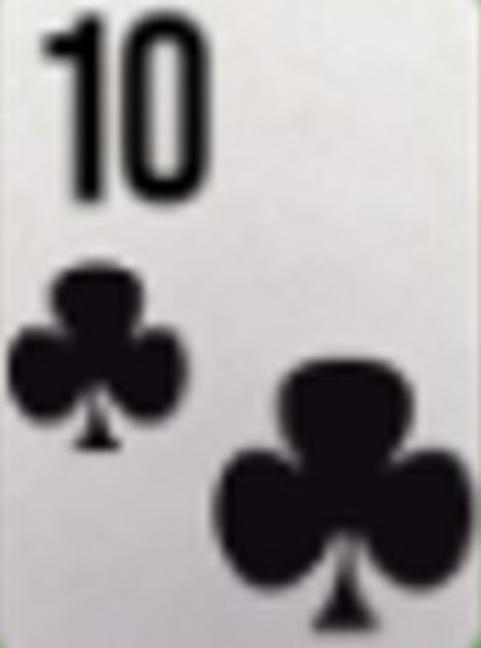
#> input picture rank_suit_wsop/c10.jpg, 481 x 648 px; its folder holds only this picture in this run
$ jupyter execute --allow-errors creating_playing_cards_dataset.ipynb
#> lines starting #> are read from the running program, lines starting #| are printed output that depends on the picture; after the words box and inside, x2 and y2 are one past the last pixel; in counts of white or black regions, pixels touching at a corner belong together
[cell 1]
import cv2 as cv
from os import path
import os
from glob import glob
from random import random
import numpy as np
import matplotlib.pyplot as plt
from tqdm import tqdm
import shutil
import yaml

## Setting global parameters

[cell 2]
wsop_directory = "rank_suit_wsop"  # location of seed playing card images
bg_directory = "dtd-r1/images" # location of background images

data_dir = "wsop_data" # location of output data

n_train = 10 ## I set 20000 for my case
n_valid = 10 ## I set 2000 for my case
n_test = 10 ## I se  100 for my case

iteration = 20 ## maximum number of cards to be placed in a single image

## Define utility functions

[cell 3]
def draw_hull(img, hull, gray=False):
    img_copy = img.copy()
    if gray:
        color = 255
    else:
        color = (255,0,0)
    if len(hull) >= 3:
        pts = np.array(hull, np.int32)
        pts = pts.reshape((-1, 1, 2))
        cv.polylines(img_copy, [pts], True, color, 4)
    return img_copy


def plot_images(images):
    sizes = [image.shape for image in images]
    w = np.max([size[1] for size in sizes])
    h = np.max([size[0] for size in sizes])
    aspect_ratios = [size[1]*1.0/size[0] for size in sizes]
    fig, ax = plt.subplots(1, len(images), figsize=(3*len(images), 3), sharex=True, sharey=True)
    for i, image in enumerate(images):
        ax[i].imshow(image)
        ax[i].set_xlim(0, w)
        ax[i].set_ylim(0, h)
        ax[i].invert_yaxis()
        #ax[i].axis('off')
    plt.show()

# function for creating two corners of a rectangle based on mask
# [10 lines left out: function get_corners, not called in this run]

## Rescale the cards to have the same height

[cell 4]
# get files in the directory
files = os.listdir(wsop_directory)
# load all images in the directory
# with red and blue switched
rank_suits = [f.split(".")[0] for f in files]

images = [cv.imread(path.join(wsop_directory, file)) for file in files]

# get the max width and height
max_width = max([img.shape[1] for img in images])
#> max_width = 481
max_height = max([img.shape[0] for img in images])
#> max_height = 648

# make the card to same size
for i in range(len(images)):
    images[i] = cv.copyMakeBorder(images[i], 0, 0, 0, max_width - images[i].shape[1], cv.BORDER_CONSTANT, value=(255, 255, 255))
#> this loop made 1 pass
#> after the loop, images = 1 item


# set the maximum height
max_height = 200

# resize the images
for i in range(len(images)):
    h, w = images[i].shape[:2]
    scale = max_height * 1.0 / h
    images[i] = cv.resize(images[i], (int(w*scale), int(h*scale)))
#> this loop made 1 pass
#> (h, w, scale) on pass 1: (648, 481, 0.309)


plt.figure(figsize=(15, 7))
#> (the rest of this cell did not finish here and is left out)

## Pick the boudning box

[cell 5]
box_width = 68
box_height = 150
xy0 = (0,0)
xy1 = (box_width, box_height)

# draw box on all images and plot
images_box = [cv.rectangle(img.copy(), xy0, xy1, (255, 0, 0), 4) for img in images]
#> images_box = 1 item

plt.figure(figsize=(15, 7))
#> (the rest of this cell did not finish here and is left out)

## Draw convex hulls

[cell 6]
min_gray = 80
min_area = 100

# Get convex hulls within the bounding box for each card
# and plot the convex hulls
images_hull = []
images_all = []
convex_hulls = []
for i in range(len(images)):
    img_copy = images[i].copy()
    # restrict to the bounding box
    img = img_copy[xy0[1]:xy1[1], xy0[0]:xy1[0]]
    # convert to grayscale
    gray = cv.cvtColor(img, cv.COLOR_BGR2GRAY)
    # take the negative
    gray = 255 - gray
    # threshold the image
    ret, thresh = cv.threshold(gray, 80, 255, 0)
    # find contours
    contours, hierarchy = cv.findContours(thresh, cv.RETR_EXTERNAL, cv.CHAIN_APPROX_SIMPLE)
    # get convex hull for each contour
    all_hulls = [cv.convexHull(c) for c in contours]
    # draw all hulls
    img_hulls = images[i].copy()
    for hull in all_hulls:
        img_hulls = draw_hull(img_hulls, hull)
    images_all.append(img_hulls)
    # get the areas
    areas = [cv.contourArea(c) for c in contours]
    # get the indexes of contours with areas larger than min_area
    indexes = [i for i in range(len(areas)) if areas[i] > min_area]
    # combined the selected contours
    cnt = np.concatenate([contours[i] for i in indexes])
    # get the convex hull
    hull = cv.convexHull(cnt)
    convex_hulls.append(hull)
    # draw the convex hull
    img_hull = draw_hull(img_copy, hull)
    images_hull.append(img_hull)
#> this loop made 1 pass
#> (areas, indexes) on pass 1: ([5, 2282.5, 1561, 729.5], [1, 2, 3])
#> pass 1, `gray = 255 - gray`:
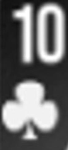
#> gray: shape (150, 68); min 13, max 255, mean 111.3
#> after the loop:
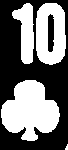
#> thresh: shape (150, 68); 45.4% white; 4 white regions (1 under 20 px)
#> after the loop, convex_hulls = 1 contour; box (x1, y1, x2, y2) and area: (1, 3, 66, 141) 7316; images_all = 1 item; images_hull = 1 item

plt.figure(figsize=(15, 7))
#> (the rest of this cell did not finish here and is left out)

[cell 7]
# get masks from convex_hulls
rois = []
for i in range(len(images)):
    height, width = images[i].shape[:2]
    convex_full = convex_hulls[i]
    mask = np.zeros((height, width, 1), dtype=np.uint8)
    if len(convex_full) >= 3:
        pts = np.array(convex_full, np.int32)
        pts = pts.reshape((-1, 1, 2))
        cv.fillPoly(mask, [pts], 1)

    rois.append(mask)
#> this loop made 1 pass
#> (height, width) on pass 1: (200, 148)
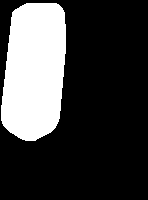
#> mask: shape (200, 148, 1); values 0 (black) and 1 (white), 25.3% white; 1 white region, box (x1, y1, x2, y2) and area: (1, 3, 66, 141) 7482
#> after the loop, rois = 1 item

plt.figure(figsize=(15, 7))
#> (the rest of this cell did not finish here and is left out)

## Image manipulation

### Rotate image and points

[cell 8]
def rotate_image(img, angle, roi, mask=np.array([])):

    # Get the height and width of the image
    height, width = img.shape[:2]

    # Define the rotation angle in degrees and the rotation point

    rot_point = (width // 2, height // 2)

    # Calculate the rotation matrix using the rotation point and angle
    rot_matrix = cv.getRotationMatrix2D(rot_point, angle, 1.0)

    # Calculate the dimensions of the rotated image
    cos = abs(rot_matrix[0, 0])
    sin = abs(rot_matrix[0, 1])
    new_width = int((height * sin) + (width * cos))
    new_height = int((height * cos) + (width * sin))

    # Adjust the rotation matrix to take into account the new image dimensions
    rot_matrix[0, 2] += (new_width / 2) - rot_point[0]
    rot_matrix[1, 2] += (new_height / 2) - rot_point[1]

    # Apply the rotation to the image using the new dimensions
    rotated_img = cv.warpAffine(img, rot_matrix, (new_width, new_height))

    # rotate roi
    rotated_roi = cv.warpAffine(roi, rot_matrix, (new_width, new_height))
    rotated_roi = rotated_roi.reshape((new_height, new_width, 1)).astype(np.uint8)

    # get mask of rotated rectangle (black background)
    if len(mask) == 0:
        mask = np.ones((height, width, 1), dtype=np.uint8)
        rotated_mask = cv.warpAffine(mask, rot_matrix, (new_width, new_height))
    else:
        rotated_mask = cv.warpAffine(mask, rot_matrix, (new_width, new_height))
    rotated_mask = rotated_mask.reshape((new_height, new_width, 1)).astype(np.uint8)
    # [4 lines of commented-out code are left out]


    return rotated_img, rotated_roi, rotated_mask

[cell 9]
# test the rotate_image function
img = images[0]
hull = convex_hulls[0]
#> hull = contour of 24 points, box (x1, y1, x2, y2) (1, 3, 66, 141), area 7316
roi = rois[0]
img_poly = draw_hull(img, hull)
#> in draw_hull (call 6), `pts = np.array(hull, np.int32)`: pts has the same summary as hull outside draw_hull
#> in draw_hull (call 6), `cv.polylines(img_copy, [pts], True, color, 4)`:
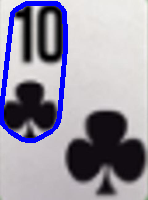
#> img_copy: shape (200, 148, 3); mean of channels 0, 1, 2 163.9, 148.1, 151.8; drawn as B, G, R

rotated_img, rotated_roi, mask = rotate_image(img, 30, roi)
#> in rotate_image, `rot_matrix = cv.getRotationMatrix2D(rot_point, angle, 1.0)`: rot_matrix = [[0.866, 0.5, -40.09], [-0.5, 0.866, 50.4]]
#> in rotate_image, `cos = abs(rot_matrix[0, 0])`: cos = 0.866
#> in rotate_image, `sin = abs(rot_matrix[0, 1])`: sin = 0.5
#> in rotate_image, `new_width = int((height * sin) + (width * cos))`: new_width = 228
#> in rotate_image, `new_height = int((height * cos) + (width * sin))`: new_height = 247
#> in rotate_image, `rotated_roi = cv.warpAffine(roi, rot_matrix, (new_width, new_height))`: rotated_roi: shape (247, 228); values 0 (black) and 1 (white), 13.3% white; 1 white region, box (x1, y1, x2, y2) and area: (16, 48, 112, 184) 7484
#> in rotate_image, `rotated_mask = cv.warpAffine(mask, rot_matrix, (new_width, new_height))`:
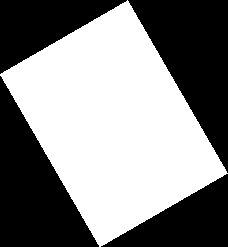
#> rotated_mask: shape (247, 228); values 0 (black) and 1 (white), 52.6% white; 4 black regions, box (x1, y1, x2, y2) and area: (128, 0, 228, 173) 8696, (0, 76, 99, 247) 8568, (0, 0, 127, 74) 4748, (101, 174, 228, 247) 4694
#> in rotate_image, `rotated_mask = cv.warpAffine(mask, rot_matrix, (new_width, new_height))`: mask: shape (200, 148, 1); every value is 1

plot_images([img_poly, rotated_img, mask, rotated_roi])
#> in plot_images, `sizes = [image.shape for image in images]`: sizes = [(200, 148, 3), (247, 228, 3), (247, 228, 1), (247, 228, 1)]
#> in plot_images, `w = np.max([size[1] for size in sizes])`: w = 228
#> in plot_images, `h = np.max([size[0] for size in sizes])`: h = 247
#> in plot_images, `aspect_ratios = [size[1]*1.0/size[0] for size in sizes]`: aspect_ratios = [0.74, 0.923, 0.923, 0.923]
#> the loop in plot_images, `for i, image in enumerate(images):` made 4 passes

### Blur image

[cell 10]
## Blur the image
def blur_image(img, kernel_size=(5, 5)):
    # Blur the image
    blurred_img = cv.blur(img, ksize=kernel_size)

    return blurred_img
# test the blur_image function
#> (the rest of this cell did not finish here and is left out)

### Scale the image

[cell 11]
# Define a function to scale the image
def scale_image(img, roi, mask=np.array([]), fx=1.5, fy=1.5):

    # Scale the image
    scaled_img = cv.resize(img, None, fx=fx, fy=fy, interpolation=cv.INTER_CUBIC)
    scaled_height, scaled_width = scaled_img.shape[:2]


    if len(mask) == 0:
        scaled_mask = np.ones((scaled_height, scaled_width, 1), dtype=np.uint8)
    else:
        scaled_mask = cv.resize(mask, None, fx=fx, fy=fy, interpolation=cv.INTER_CUBIC)
    scaled_mask = scaled_mask.reshape((scaled_height, scaled_width, 1)).astype(np.uint8)
    scaled_roi = cv.resize(roi, None, fx=fx, fy=fy, interpolation=cv.INTER_CUBIC)
    scaled_roi = scaled_roi.reshape((scaled_height, scaled_width, 1)).astype(np.uint8)
    return scaled_img, scaled_roi, scaled_mask

# test the scale_image function
img = images[0]
roi = rois[0]
hull = convex_hulls[0]
img_poly = draw_hull(img, hull, gray=True)
scaled_img, scaled_roi, mask = scale_image(img, roi, fx=0.5, fy=1.5)
#> in scale_image, `scaled_roi = cv.resize(roi, None, fx=fx, fy=fy, interpolation=cv.INTER..`:
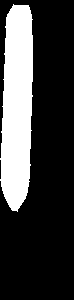
#> scaled_roi: shape (300, 74); values 0 (black) and 1 (white), 25% white; 1 white region, box (x1, y1, x2, y2) and area: (0, 4, 33, 212) 5545
#> mask: shape (300, 74, 1); every value is 1
plot_images([img_poly, scaled_img, mask, scaled_roi])
#> the loop in plot_images (call 2), `for i, image in enumerate(images):` made 4 passes

## Test with rotate, blur, and scale

[cell 12]
import time

# set seed based on current time
np.random.seed(int(time.time()))


def augment_image(img, roi, mask=np.array([]), angle_range=(0,360), kernel_range=(1,10), fx_range=(0.3,0.6), fy_range=(0.3,0.6)):
    # blur image
    kernel_size = (np.random.randint(kernel_range[0], kernel_range[1]), np.random.randint(kernel_range[0], kernel_range[1]))
    img = blur_image(img, kernel_size=kernel_size)
    # scale image
    fx = np.random.uniform(fx_range[0], fx_range[1])
    fy = np.random.uniform(fy_range[0], fy_range[1])
    img, roi, mask = scale_image(img, roi, mask=mask, fx=fx, fy=fy)


    # rotate image
    angle = np.random.randint(angle_range[0], angle_range[1])
    img, roi, mask = rotate_image(img, angle, roi, mask=mask)


    return img, roi, mask


# test the augment_image function
img = images[0]
roi = rois[0]

hull = hull[0]
#> hull = [[12, 12]]
img_poly = draw_hull(img, hull, gray=True)
scaled_img, scaled_roi, mask = augment_image(img, roi)
#> call 2 of scale_image, with mask = array of shape (0,), fx = 0.561, fy = 0.415
#> in scale_image (call 2), `scaled_roi = cv.resize(roi, None, fx=fx, fy=fy, interpolation=cv.INTER..`:
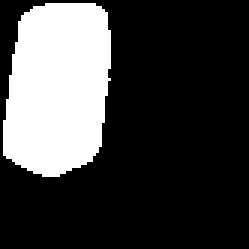
#> scaled_roi: shape (83, 83) (shown 3 times larger); values 0 (black) and 1 (white), 25.3% white; 1 white region, box (x1, y1, x2, y2) and area: (1, 1, 37, 59) 1742
#> in augment_image, `img, roi, mask = scale_image(img, roi, mask=mask, fx=fx, fy=fy)`: mask: shape (83, 83, 1); every value is 1
#> call 2 of rotate_image, with angle = 101
#> in rotate_image (call 2), `rot_matrix = cv.getRotationMatrix2D(rot_point, angle, 1.0)`: rot_matrix = [[-0.191, 0.982, 8.58], [-0.982, -0.191, 89.07]]
#> in rotate_image (call 2), `cos = abs(rot_matrix[0, 0])`: cos = 0.191
#> in rotate_image (call 2), `sin = abs(rot_matrix[0, 1])`: sin = 0.982
#> in rotate_image (call 2), `new_width = int((height * sin) + (width * cos))`: new_width = 97
#> in rotate_image (call 2), `rotated_img = cv.warpAffine(img, rot_matrix, (new_width, new_height))`:
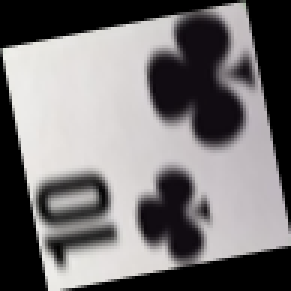
#> rotated_img: shape (97, 97, 3) (shown 3 times larger); mean of channels 0, 1, 2 117.2, 116.4, 119.2; drawn as B, G, R
#> in rotate_image (call 2), `rotated_roi = cv.warpAffine(roi, rot_matrix, (new_width, new_height))`: rotated_roi: shape (97, 97); values 0 (black) and 1 (white), 18.6% white; 1 white region, box (x1, y1, x2, y2) and area: (11, 55, 71, 90) 1746
#> in rotate_image (call 2), `rotated_mask = cv.warpAffine(mask, rot_matrix, (new_width, new_height))`:
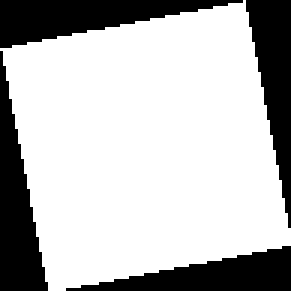
#> rotated_mask: shape (97, 97) (shown 3 times larger); values 0 (black) and 1 (white), 73.2% white; 4 black regions, box (x1, y1, x2, y2) and area: (0, 0, 81, 16) 678, (0, 17, 16, 97) 661, (82, 0, 97, 76) 597, (22, 82, 97, 97) 581
plot_images([img_poly, scaled_img, mask*200, scaled_roi])
#> in plot_images (call 3), `sizes = [image.shape for image in images]`: sizes = [(200, 148, 3), (97, 97, 3), (97, 97, 1), (97, 97, 1)]
#> in plot_images (call 3), `h = np.max([size[0] for size in sizes])`: h = 200
#> in plot_images (call 3), `aspect_ratios = [size[1]*1.0/size[0] for size in sizes]`: aspect_ratios = [0.74, 1, 1, 1]
#> the loop in plot_images (call 3), `for i, image in enumerate(images):` made 4 passes
#> in plot_images (call 3), `plt.show()`:
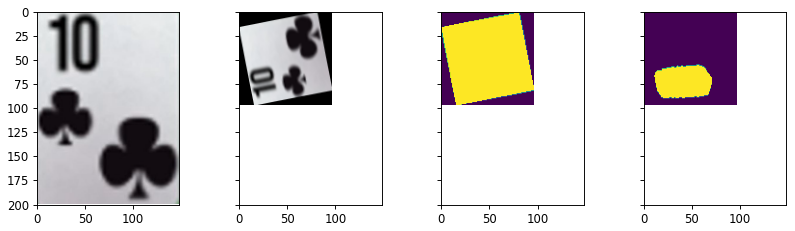
#> figure drawn by matplotlib, 4 panels

## Prepare background images

[cell 13]
if not path.exists(bg_directory):
    # !wget https://www.robots.ox.ac.uk/~vgg/data/dtd/download/dtd-r1.0.1.tar.gz
    # !tar xf dtd-r1.0.1.tar.gz
    os.system('wget --no-check-certificate https://www.robots.ox.ac.uk/~vgg/data/dtd/download/dtd-r1.tar.gz')
    os.system('tar xf dtd-r1.tar.gz')


bg_files = glob(path.join(bg_directory,"*/*.jpg"))
num_bg = len(bg_files)
print("Number of background images:", num_bg)

#> (a cell that did not finish here is left out)

## Paste cards to background image

[cell 15]
# Define a function to randomly place an image on a background image
# [53 lines left out: function place_image, not called in this run]

[cell 16]
# [30 lines left out: function place_cards, not called in this run]

# randomly select a background image file
#> (the rest of this cell did not finish here and is left out)

## Create data directory for yolov7

[cell 17]
if not path.exists(data_dir):
    os.makedirs(data_dir)

[cell 18]
# function to return label texts
# [19 lines left out: function get_label_text, not called in this run]


# functioin for generating data
def generate_data(directory, num_data, bg_files, images, rois, iteration= 10,
                  threshold = 0.2,angle_range=(0,360),
                  kernel_range=(1,5)):
    # create the directory if it does not exist
    if path.exists(directory):
        shutil.rmtree(directory)
    os.makedirs(directory)

    # get the number of background images
    num_bg = len(bg_files)
    # create images directory
    images_dir = path.join(directory, "images")
    if not path.exists(images_dir):
        os.makedirs(images_dir)
    # create labels directory
    labels_dir = path.join(directory, "labels")
    if not path.exists(labels_dir):
        os.makedirs(labels_dir)

    # iterate over the number of data
    # start progress bar

    for i in tqdm(range(num_data)):
        # randomly select a background image file
        bg_file = bg_files[np.random.randint(0, num_bg)]
        # place the cards
        bg_img, boxes, image_idx = place_cards(bg_file, images, rois, iteration= iteration,threshold=threshold,
                                               angle_range=angle_range, kernel_range=kernel_range)
        # save the image
        cv.imwrite(path.join(images_dir, "{}.jpg".format(i)), bg_img)
        # get the label text
        label_text = get_label_text(bg_img, image_idx, boxes)
        # save the label text
        with open(path.join(labels_dir, "{}.txt".format(i)), "w") as f:
            f.write(label_text)

[cell 19]
train_dir = path.join(data_dir, "train")

#> (the rest of this cell did not finish here and is left out)


valid_dir = path.join(data_dir, "valid")

generate_data(valid_dir, n_valid, bg_files, images, rois, iteration=iteration)

test_dir = path.join(data_dir, "test")

generate_data(test_dir, n_test, bg_files, images, rois, iteration=iteration)

[cell 20]
# Create data.yaml file
def create_yaml_text(data_dir, classes):
    data_yaml = dict(
        train = path.join('../'+path.basename(data_dir)+ '/train/images'),
        val = path.join('../'+path.basename(data_dir)+ '/valid/images'),
        nc = len(classes),
        names = classes
    )
    return data_yaml

data_yaml = create_yaml_text(data_dir, rank_suits)

$ run again, on rank_suit_wsop/c5.jpg
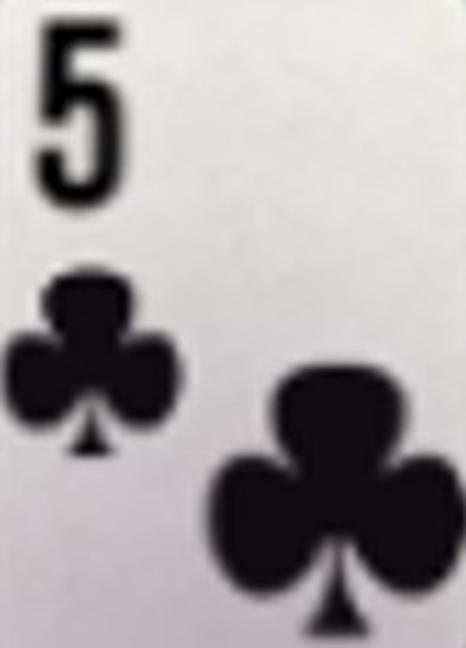
#> input picture rank_suit_wsop/c5.jpg, 466 x 648 px
#> max_width = 466
#> max_height = 648
#> the loop `for i in range(len(images)):` made 1 pass
#> after the loop `for i in range(len(images)):`: images = 1 item
#> the loop `for i in range(len(images)):` made 1 pass
#> (h, w, scale) on pass 1: (648, 466, 0.309)
#> the loop `for i in range(len(images)):` made 1 pass
#> (areas, indexes) on pass 1: ([19, 2280.5, 1197.5], [1, 2])
#> after the loop `for i in range(len(images)):`:
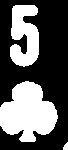
#> thresh: shape (150, 68); 36.5% white; 3 white regions
#> after the loop `for i in range(len(images)):`: convex_hulls = 1 contour; box (x1, y1, x2, y2) and area: (0, 5, 58, 142) 5671; images_all = 1 item
#> the loop `for i in range(len(images)):` made 1 pass
#> (height, width) on pass 1: (200, 143)
#> `hull = convex_hulls[0]`: hull = contour of 17 points, box (x1, y1, x2, y2) (0, 5, 58, 142), area 5671
#> rot_matrix = [[0.866, 0.5, -40.49], [-0.5, 0.866, 48.9]]
#> cos = 0.866
#> sin = 0.5
#> new_width = 223
#> new_height = 244
#> rotated_roi: shape (244, 223); values 0 (black) and 1 (white), 10.7% white; 1 white region, box (x1, y1, x2, y2) and area: (14, 58, 111, 184) 5832
#> sizes = [(200, 143, 3), (244, 223, 3), (244, 223, 1), (244, 223, 1)]
#> in plot_images, `w = np.max([size[1] for size in sizes])`: w = 223
#> in plot_images, `h = np.max([size[0] for size in sizes])`: h = 244
#> aspect_ratios = [0.715, 0.914, 0.914, 0.914]
#> the loop in plot_images, `for i, image in enumerate(images):` made 4 passes
#> scaled_roi: shape (300, 72); values 0 (black) and 1 (white), 20% white; 1 white region, box (x1, y1, x2, y2) and area: (0, 8, 29, 213) 4328
#> the loop in plot_images (call 2), `for i, image in enumerate(images):` made 4 passes
#> `hull = hull[0]`: hull = [[57, 118]]
#> scaled_img: shape (98, 55, 3)
#> scaled_roi: shape (98, 55); values 0 (black) and 1 (white), 20.4% white; 1 white region, box (x1, y1, x2, y2) and area: (0, 2, 22, 70) 1098
#> rotated_img: shape (98, 56, 3)
#> rotated_roi: shape (98, 56); values 0 (black) and 1 (white), 20% white; 1 white region, box (x1, y1, x2, y2) and area: (34, 29, 56, 97) 1097
#> sizes = [(200, 143, 3), (98, 56, 3), (98, 56, 1), (98, 56, 1)]
#> in plot_images (call 3), `h = np.max([size[0] for size in sizes])`: h = 200
#> aspect_ratios = [0.715, 0.571, 0.571, 0.571]
#> the loop in plot_images (call 3), `for i, image in enumerate(images):` made 4 passes
#> in plot_images (call 3), `plt.show()`:
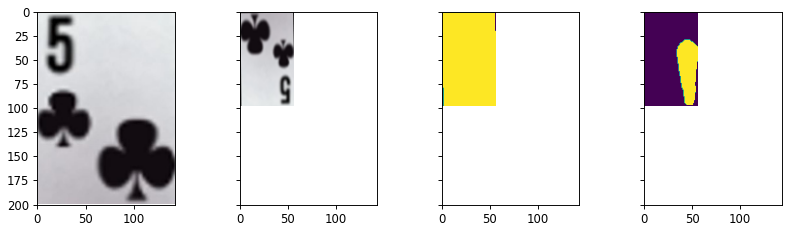
#> figure drawn by matplotlib, 4 panels
